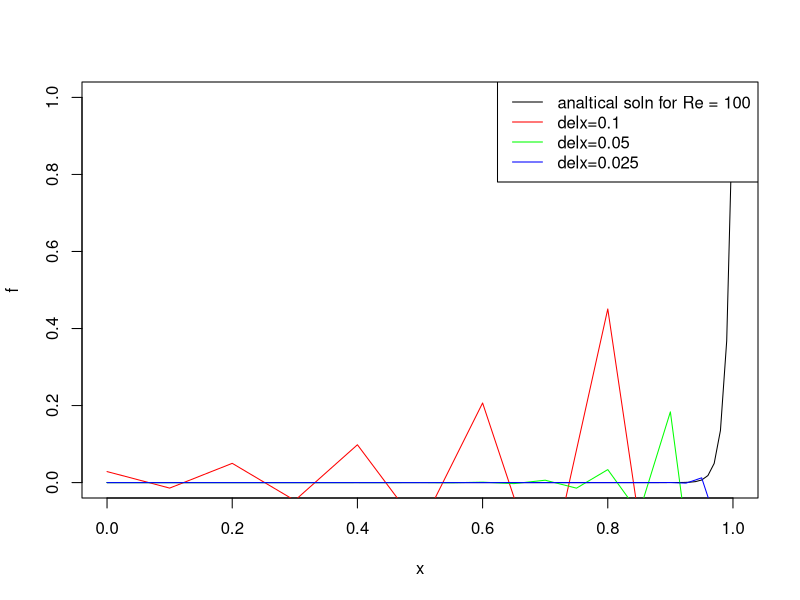

This chart was generated by the following R code:
Re=100
f = function(x){(exp(Re*x)-1)/(exp(Re)-1)}

x <- seq(0,0.9, 0.1)
y <- c(0.0285722,-0.0142861,0.0500014,-0.0464299,0.098217,-0.118753,0.206702,-0.281481,0.450794,-0.647619)
x1 <- seq(0,0.95,0.05)
y1 <- c(6.24261e-008,-8.32348e-008,2.56641e-007,-5.36402e-007,1.31403e-006,-3.00365e-006,7.07093e-006,-1.64364e-005,3.84141e-005,-8.95704e-005,0.00020906,-0.000487744,0.00113813,-0.00265558,0.00619642,-0.0144582,0.033736,-0.0787172,0.183673,-0.428571)
x2 <- seq(0,0.975,0.025)
y2 <- c(7.51722e-039,-6.01377e-038,5.48757e-037,-4.93129e-036,4.43892e-035,-3.99495e-034,3.59546e-033,-3.23592e-032,2.91232e-031,-2.62109e-030,2.35898e-029,-2.12308e-028,1.91078e-027,-1.7197e-026,1.54773e-025,-1.39296e-024,1.25366e-023,-1.12829e-022,1.01546e-021,-9.13918e-021,8.22526e-020,-7.40274e-019,6.66246e-018,-5.99622e-017,5.3966e-016,-4.85694e-015,4.37124e-014,-3.93412e-013,3.54071e-012,-3.18664e-011,2.86797e-010,-2.58117e-009,2.32306e-008,-2.09075e-007,1.88168e-006,-1.69351e-005,0.000152416,-0.00137174,0.0123457,-0.111111)
plot(f,xlim=c(0,1),ylim=c(0,1),col="black")
par(new=TRUE)
lines(x,y,xlim=c(0,1),ylim=c(0,1),col="red")
par(new=TRUE)
lines(x1,y1,xlim=c(0,1),ylim=c(0,1),col="green")
par(new=TRUE)
lines(x2,y2,xlim=c(0,1),ylim=c(0,1),col="blue")
legend('topright',c("analtical soln for Re = 100","delx=0.1","delx=0.05","delx=0.025"),lty=c(1,1,1,1),col=c("black","red","green","blue"))


